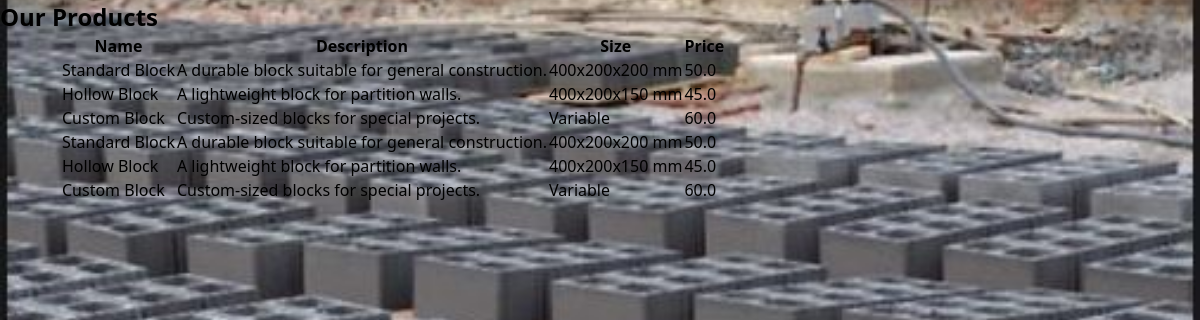
The page /products on the database as committed earlier.
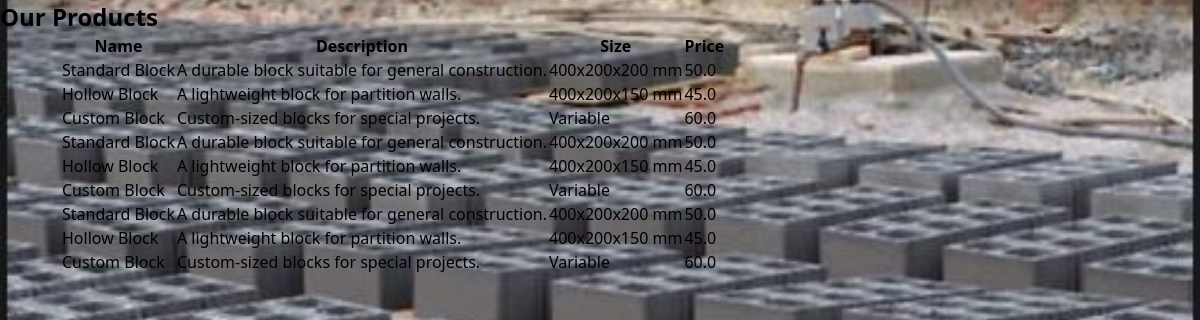
The same page on the database as committed later.
### tables this page shows
CREATE TABLE products (
    id INTEGER PRIMARY KEY AUTOINCREMENT,
    name TEXT NOT NULL,
    description TEXT NOT NULL,
    size TEXT NOT NULL,
    price REAL NOT NULL
);

### app.py (the view)
@app.route('/products')
def list_products():
    db = get_db()
    products = db.execute('SELECT * FROM products').fetchall()
    return render_template('products.html', products=products)

### app.py (called while the page is built)
def get_db():
    db = getattr(g, '_database', None)
    if db is None:
        db = g._database = sqlite3.connect(app.config['DATABASE'])
        db.row_factory = sqlite3.Row
    return db

@app.before_request
def restrict_access():
    if 'user_id' in session and session.get('role') != 'Admin':
        restricted_routes = ['/materials/add', '/orders/<int:order_id>/delete']
        if request.path in restricted_routes:
            flash('You do not have permission to access this page.', 'danger')
            return redirect(url_for('index'))

### templates/products.html (shortened to what this page needs)
<!DOCTYPE html>
<html lang="en">
<head>
    <link rel="stylesheet" href="{{ url_for('static', filename='style.css') }}">
</head>
<body>
    <h2>Our Products</h2>
    <div class="container">
        <table class="table table-bordered">
            <thead>
                <tr>
                    <th>Name</th>
                    <th>Description</th>
                    <th>Size</th>
                    <th>Price</th>
                </tr>
            </thead>
            <tbody>
                {% for product in products %}
                <tr>
                    <td>{{ product.name }}</td>
                    <td>{{ product.description }}</td>
                    <td>{{ product.size }}</td>
                    <td>{{ product.price }}</td>
                </tr>
                {% endfor %}
            </tbody>
        </table>
    </div>
</body>
</html>

### static/style.css (style rules this page uses)
* { box-sizing: border-box; margin: 0; padding: 0; }
body { font-family: 'Segoe UI', sans-serif; background: url("/static/256aabfebe249b11cb06c4040b00ac7f.jpg") no-repeat center center fixed; background-size: cover; padding: 0; }
.container { width: 90%; max-width: 1200px; margin: auto; }

Rows that differ between the two databases and show on the page:
added products: name "Standard Block", description "A durable block suitable for general construction.", size "400x200x200 mm", price "50.0"
added products: name "Hollow Block", description "A lightweight block for partition walls.", size "400x200x150 mm", price "45.0"
added products: name "Custom Block", description "Custom-sized blocks for special projects.", size "Variable", price "60.0"
